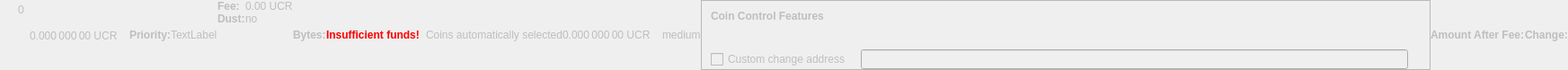
    <widget class="QWidget" name="dummyHideWidget" native="true">
     <property name="enabled">
      <bool>false</bool>
     </property>
     <property name="maximumSize">
      <size>
       <width>100</width>
       <height>22</height>
      </size>
     </property>
     <layout class="QHBoxLayout" name="dummyHideLayout">
      <property name="spacing">
       <number>0</number>
      </property>
      <property name="leftMargin">
       <number>0</number>
      </property>
      <property name="topMargin">
       <number>0</number>
      </property>
      <property name="rightMargin">
       <number>0</number>
      </property>
      <property name="bottomMargin">
       <number>0</number>
      </property>
      <item>
       <layout class="QFormLayout" name="formLayoutCoinControl1">
        <property name="horizontalSpacing">
         <number>10</number>
        </property>
        <property name="verticalSpacing">
         <number>14</number>
        </property>
        <property name="leftMargin">
         <number>10</number>
        </property>
        <property name="topMargin">
         <number>4</number>
        </property>
        <property name="rightMargin">
         <number>6</number>
        </property>
        <item row="0" column="1">
         <widget class="QLabel" name="labelCoinControlBytes">
          <property name="cursor">
           <cursorShape>IBeamCursor</cursorShape>
          </property>
          <property name="contextMenuPolicy">
           <enum>Qt::ActionsContextMenu</enum>
          </property>
          <property name="text">
           <string notr="true">0</string>
          </property>
          <property name="textInteractionFlags">
           <set>Qt::LinksAccessibleByMouse|Qt::TextSelectableByKeyboard|Qt::TextSelectableByMouse</set>
          </property>
         </widget>
        </item>
       </layout>
      </item>
      <item>
       <widget class="QLabel" name="labelCoinControlAfterFee">
        <property name="enabled">
         <bool>false</bool>
        </property>
        <property name="sizePolicy">
         <sizepolicy hsizetype="Fixed" vsizetype="Fixed">
          <horstretch>0</horstretch>
          <verstretch>0</verstretch>
         </sizepolicy>
        </property>
        <property name="minimumSize">
         <size>
          <width>111</width>
          <height>12</height>
         </size>
        </property>
        <property name="maximumSize">
         <size>
          <width>111</width>
          <height>12</height>
         </size>
        </property>
        <property name="cursor">
         <cursorShape>IBeamCursor</cursorShape>
        </property>
        <property name="contextMenuPolicy">
         <enum>Qt::ActionsContextMenu</enum>
        </property>
        <property name="text">
         <string notr="true">0.000 000 00 UCR</string>
        </property>
        <property name="textInteractionFlags">
         <set>Qt::LinksAccessibleByMouse|Qt::TextSelectableByKeyboard|Qt::TextSelectableByMouse</set>
        </property>
       </widget>
      </item>
      <item>
       <widget class="QLabel" name="labelCoinControlPriorityText">
        <property name="enabled">
         <bool>false</bool>
        </property>
        <property name="font">
         <font>
          <weight>75</weight>
          <bold>true</bold>
         </font>
        </property>
        <property name="text">
         <string>Priority:</string>
        </property>
       </widget>
      </item>
      <item>
       <layout class="QHBoxLayout" name="horizontalLayout">
        <item>
         <widget class="QLabel" name="WarningLabel">
          <property name="text">
           <string>TextLabel</string>
          </property>
         </widget>
        </item>
       </layout>
      </item>
      <item>
       <layout class="QFormLayout" name="formLayoutCoinControl3">
        <property name="horizontalSpacing">
         <number>0</number>
        </property>
        <property name="verticalSpacing">
         <number>0</number>
        </property>
        <property name="leftMargin">
         <number>0</number>
        </property>
        <property name="topMargin">
         <number>0</number>
        </property>
        <property name="rightMargin">
         <number>0</number>
        </property>
        <item row="0" column="0">
         <widget class="QLabel" name="labelCoinControlFeeText">
          <property name="enabled">
           <bool>false</bool>
          </property>
          <property name="font">
           <font>
            <weight>75</weight>
            <bold>true</bold>
           </font>
          </property>
          <property name="text">
           <string>Fee:</string>
          </property>
          <property name="margin">
           <number>0</number>
          </property>
         </widget>
        </item>
        <item row="0" column="1">
         <widget class="QLabel" name="labelCoinControlFee">
          <property name="enabled">
           <bool>false</bool>
          </property>
          <property name="cursor">
           <cursorShape>IBeamCursor</cursorShape>
          </property>
          <property name="contextMenuPolicy">
           <enum>Qt::ActionsContextMenu</enum>
          </property>
          <property name="text">
           <string notr="true">0.00 UCR</string>
          </property>
          <property name="textInteractionFlags">
           <set>Qt::LinksAccessibleByMouse|Qt::TextSelectableByKeyboard|Qt::TextSelectableByMouse</set>
          </property>
         </widget>
        </item>
        <item row="1" column="0">
         <widget class="QLabel" name="labelCoinControlLowOutputText">
          <property name="enabled">
           <bool>false</bool>
          </property>
          <property name="font">
           <font>
            <weight>75</weight>
            <bold>true</bold>
           </font>
          </property>
          <property name="text">
           <string>Dust:</string>
          </property>
         </widget>
        </item>
        <item row="1" column="1">
         <widget class="QLabel" name="labelCoinControlLowOutput">
          <property name="enabled">
           <bool>false</bool>
          </property>
          <property name="cursor">
           <cursorShape>IBeamCursor</cursorShape>
          </property>
          <property name="contextMenuPolicy">
           <enum>Qt::ActionsContextMenu</enum>
          </property>
          <property name="text">
           <string>no</string>
          </property>
          <property name="textInteractionFlags">
           <set>Qt::LinksAccessibleByMouse|Qt::TextSelectableByKeyboard|Qt::TextSelectableByMouse</set>
          </property>
         </widget>
        </item>
       </layout>
      </item>
      <item>
       <widget class="QLabel" name="labelCoinControlBytesText">
        <property name="enabled">
         <bool>false</bool>
        </property>
        <property name="font">
         <font>
          <weight>75</weight>
          <bold>true</bold>
         </font>
        </property>
        <property name="text">
         <string>Bytes:</string>
        </property>
       </widget>
      </item>
      <item>
       <layout class="QFormLayout" name="formLayoutCoinControl2">
        <property name="horizontalSpacing">
         <number>0</number>
        </property>
        <property name="verticalSpacing">
         <number>0</number>
        </property>
        <property name="leftMargin">
         <number>0</number>
        </property>
        <property name="topMargin">
         <number>0</number>
        </property>
        <property name="rightMargin">
         <number>0</number>
        </property>
       </layout>
      </item>
      <item>
       <layout class="QHBoxLayout" name="horizontalLayoutCoinControl2">
        <property name="spacing">
         <number>0</number>
        </property>
        <property name="bottomMargin">
         <number>0</number>
        </property>
       </layout>
      </item>
      <item>
       <widget class="QLabel" name="labelCoinControlInsuffFunds">
        <property name="enabled">
         <bool>false</bool>
        </property>
        <property name="minimumSize">
         <size>
          <width>0</width>
          <height>0</height>
         </size>
        </property>
        <property name="font">
         <font>
          <weight>75</weight>
          <bold>true</bold>
         </font>
        </property>
        <property name="styleSheet">
         <string notr="true">color:red;font-weight:bold;</string>
        </property>
        <property name="text">
         <string>Insufficient funds!</string>
        </property>
        <property name="margin">
         <number>5</number>
        </property>
       </widget>
      </item>
      <item>
       <layout class="QFormLayout" name="formLayoutCoinControl4">
        <property name="horizontalSpacing">
         <number>0</number>
        </property>
        <property name="verticalSpacing">
         <number>0</number>
        </property>
        <property name="leftMargin">
         <number>0</number>
        </property>
        <property name="topMargin">
         <number>0</number>
        </property>
        <property name="rightMargin">
         <number>0</number>
        </property>
       </layout>
      </item>
      <item>
       <widget class="QLabel" name="labelCoinControlChangeLabel">
        <property name="enabled">
         <bool>false</bool>
        </property>
        <property name="sizePolicy">
         <sizepolicy hsizetype="Preferred" vsizetype="Expanding">
          <horstretch>0</horstretch>
          <verstretch>0</verstretch>
         </sizepolicy>
        </property>
        <property name="minimumSize">
         <size>
          <width>0</width>
          <height>0</height>
         </size>
        </property>
        <property name="text">
         <string/>
        </property>
        <property name="margin">
         <number>3</number>
        </property>
       </widget>
      </item>
      <item>
       <widget class="QLabel" name="labelCoinControlAutomaticallySelected">
        <property name="enabled">
         <bool>false</bool>
        </property>
        <property name="sizePolicy">
         <sizepolicy hsizetype="Fixed" vsizetype="Fixed">
          <horstretch>0</horstretch>
          <verstretch>0</verstretch>
         </sizepolicy>
        </property>
        <property name="minimumSize">
         <size>
          <width>0</width>
          <height>0</height>
         </size>
        </property>
        <property name="maximumSize">
         <size>
          <width>240</width>
          <height>16777215</height>
         </size>
        </property>
        <property name="text">
         <string>Coins automatically selected</string>
        </property>
        <property name="margin">
         <number>5</number>
        </property>
       </widget>
      </item>
      <item>
       <widget class="QLabel" name="labelCoinControlChange">
        <property name="enabled">
         <bool>false</bool>
        </property>
        <property name="sizePolicy">
         <sizepolicy hsizetype="Fixed" vsizetype="Fixed">
          <horstretch>0</horstretch>
          <verstretch>0</verstretch>
         </sizepolicy>
        </property>
        <property name="minimumSize">
         <size>
          <width>111</width>
          <height>0</height>
         </size>
        </property>
        <property name="maximumSize">
         <size>
          <width>111</width>
          <height>16777215</height>
         </size>
        </property>
        <property name="cursor">
         <cursorShape>IBeamCursor</cursorShape>
        </property>
        <property name="contextMenuPolicy">
         <enum>Qt::ActionsContextMenu</enum>
        </property>
        <property name="text">
         <string notr="true">0.000 000 00 UCR</string>
        </property>
        <property name="textInteractionFlags">
         <set>Qt::LinksAccessibleByMouse|Qt::TextSelectableByKeyboard|Qt::TextSelectableByMouse</set>
        </property>
       </widget>
      </item>
      <item>
       <widget class="QLabel" name="labelCoinControlPriority">
        <property name="enabled">
         <bool>false</bool>
        </property>
        <property name="cursor">
         <cursorShape>IBeamCursor</cursorShape>
        </property>
        <property name="contextMenuPolicy">
         <enum>Qt::ActionsContextMenu</enum>
        </property>
        <property name="text">
         <string>medium</string>
        </property>
        <property name="textInteractionFlags">
         <set>Qt::LinksAccessibleByMouse|Qt::TextSelectableByKeyboard|Qt::TextSelectableByMouse</set>
        </property>
       </widget>
      </item>
      <item>
       <widget class="QFrame" name="frameCoinControl">
        <property name="sizePolicy">
         <sizepolicy hsizetype="Expanding" vsizetype="Expanding">
          <horstretch>0</horstretch>
          <verstretch>0</verstretch>
         </sizepolicy>
        </property>
        <property name="maximumSize">
         <size>
          <width>16777215</width>
          <height>16777215</height>
         </size>
        </property>
        <property name="frameShape">
         <enum>QFrame::StyledPanel</enum>
        </property>
        <property name="frameShadow">
         <enum>QFrame::Sunken</enum>
        </property>
        <layout class="QVBoxLayout" name="verticalLayoutCoinControl2_2">
         <property name="spacing">
          <number>0</number>
         </property>
         <property name="leftMargin">
          <number>0</number>
         </property>
         <property name="topMargin">
          <number>0</number>
         </property>
         <property name="rightMargin">
          <number>0</number>
         </property>
         <property name="bottomMargin">
          <number>0</number>
         </property>
         <item>
          <layout class="QVBoxLayout" name="verticalLayoutCoinControl" stretch="0,0,0,1">
           <property name="spacing">
            <number>0</number>
           </property>
           <property name="leftMargin">
            <number>10</number>
           </property>
           <property name="topMargin">
            <number>10</number>
           </property>
           <item>
            <layout class="QHBoxLayout" name="horizontalLayoutCoinControl1">
             <property name="bottomMargin">
              <number>15</number>
             </property>
             <item>
              <widget class="QLabel" name="labelCoinControlFeatures">
               <property name="enabled">
                <bool>false</bool>
               </property>
               <property name="sizePolicy">
                <sizepolicy hsizetype="Preferred" vsizetype="Maximum">
                 <horstretch>0</horstretch>
                 <verstretch>0</verstretch>
                </sizepolicy>
               </property>
               <property name="font">
                <font>
                 <weight>75</weight>
                 <bold>true</bold>
                </font>
               </property>
               <property name="styleSheet">
                <string notr="true">font-weight:bold;</string>
               </property>
               <property name="text">
                <string>Coin Control Features</string>
               </property>
              </widget>
             </item>
            </layout>
           </item>
           <item>
            <widget class="QWidget" name="widgetCoinControl" native="true">
             <property name="sizePolicy">
              <sizepolicy hsizetype="Preferred" vsizetype="Preferred">
               <horstretch>0</horstretch>
               <verstretch>0</verstretch>
              </sizepolicy>
             </property>
             <property name="minimumSize">
              <size>
               <width>0</width>
               <height>0</height>
              </size>
             </property>
             <property name="styleSheet">
              <string notr="true"/>
             </property>
             <layout class="QHBoxLayout" name="horizontalLayoutCoinControl5_2">
              <property name="leftMargin">
               <number>0</number>
              </property>
              <property name="topMargin">
               <number>0</number>
              </property>
              <property name="rightMargin">
               <number>0</number>
              </property>
              <property name="bottomMargin">
               <number>0</number>
              </property>
              <item>
               <layout class="QHBoxLayout" name="horizontalLayoutCoinControl3">
                <property name="spacing">
                 <number>20</number>
                </property>
                <property name="topMargin">
                 <number>0</number>
                </property>
                <property name="bottomMargin">
                 <number>10</number>
                </property>
               </layout>
              </item>
             </layout>
            </widget>
           </item>
           <item>
            <layout class="QHBoxLayout" name="horizontalLayoutCoinControl4" stretch="0,0,0">
             <property name="spacing">
              <number>12</number>
             </property>
             <property name="sizeConstraint">
              <enum>QLayout::SetDefaultConstraint</enum>
             </property>
             <property name="topMargin">
              <number>5</number>
             </property>
             <property name="rightMargin">
              <number>5</number>
             </property>
             <item>
              <widget class="QCheckBox" name="checkBoxCoinControlChange">
               <property name="enabled">
                <bool>false</bool>
               </property>
               <property name="toolTip">
                <string>If this is activated, but the change address is empty or invalid, change will be sent to a newly generated address.</string>
               </property>
               <property name="text">
                <string>Custom change address</string>
               </property>
              </widget>
             </item>
             <item>
              <widget class="QValidatedLineEdit" name="lineEditCoinControlChange">
               <property name="enabled">
                <bool>false</bool>
               </property>
               <property name="sizePolicy">
                <sizepolicy hsizetype="Expanding" vsizetype="Fixed">
                 <horstretch>0</horstretch>
                 <verstretch>0</verstretch>
                </sizepolicy>
               </property>
              </widget>
             </item>
             <item>
              <widget class="QLabel" name="labelCoinControlChangeLabel_2">
               <property name="sizePolicy">
                <sizepolicy hsizetype="Preferred" vsizetype="Expanding">
                 <horstretch>0</horstretch>
                 <verstretch>0</verstretch>
                </sizepolicy>
               </property>
               <property name="minimumSize">
                <size>
                 <width>0</width>
                 <height>0</height>
                </size>
               </property>
               <property name="text">
                <string/>
               </property>
               <property name="margin">
                <number>3</number>
               </property>
              </widget>
             </item>
            </layout>
           </item>
           <item>
            <spacer name="verticalSpacerCoinControl">
             <property name="orientation">
              <enum>Qt::Vertical</enum>
             </property>
             <property name="sizeHint" stdset="0">
              <size>
               <width>800</width>
               <height>1</height>
              </size>
             </property>
            </spacer>
           </item>
          </layout>
         </item>
        </layout>
       </widget>
      </item>
      <item>
       <widget class="QLabel" name="labelCoinControlAfterFeeText">
        <property name="enabled">
         <bool>false</bool>
        </property>
        <property name="minimumSize">
         <size>
          <width>0</width>
          <height>0</height>
         </size>
        </property>
        <property name="maximumSize">
         <size>
          <width>16777215</width>
          <height>16777215</height>
         </size>
        </property>
        <property name="font">
         <font>
          <weight>75</weight>
          <bold>true</bold>
         </font>
        </property>
        <property name="text">
         <string>Amount After Fee:</string>
        </property>
        <property name="alignment">
         <set>Qt::AlignLeading|Qt::AlignLeft|Qt::AlignVCenter</set>
        </property>
        <property name="margin">
         <number>0</number>
        </property>
       </widget>
      </item>
      <item>
       <widget class="QLabel" name="labelCoinControlChangeText">
        <property name="enabled">
         <bool>false</bool>
        </property>
        <property name="sizePolicy">
         <sizepolicy hsizetype="Preferred" vsizetype="Preferred">
          <horstretch>0</horstretch>
          <verstretch>0</verstretch>
         </sizepolicy>
        </property>
        <property name="minimumSize">
         <size>
          <width>0</width>
          <height>0</height>
         </size>
        </property>
        <property name="maximumSize">
         <size>
          <width>16777215</width>
          <height>16777215</height>
         </size>
        </property>
        <property name="font">
         <font>
          <weight>75</weight>
          <bold>true</bold>
         </font>
        </property>
        <property name="text">
         <string>Change:</string>
        </property>
        <property name="alignment">
         <set>Qt::AlignLeading|Qt::AlignLeft|Qt::AlignVCenter</set>
        </property>
       </widget>
      </item>
     </layout>
    </widget>
